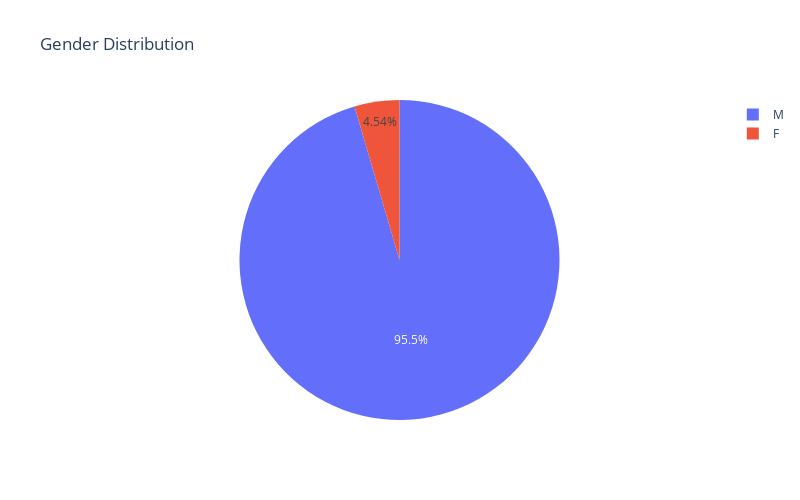

Here is the notebook cell this chart was saved with:
### Code cell
data = ois['gender'].value_counts().reset_index()
data.columns = ['gender', 'count']
fig = px.pie(
    data, 
    values='count', 
    names='gender',  
    title='Gender Distribution', 
    width=800, 
    height=500
)
fig.show()

### Figure 1 — Plotly figure (JSON) as saved in the notebook; plotly's stock layout.template omitted (floating-point values rounded to 4 significant figures)
{"data": [{"domain": {"x": [0, 1], "y": [0, 1]}, "hovertemplate": "gender=%{label}<br>count=%{value}<extra></extra>", "labels": ["M", "F"], "legendgroup": "", "name": "", "showlegend": true, "type": "pie", "values": [4673, 222]}], "layout": {"height": 500, "legend": {"tracegroupgap": 0}, "title": {"text": "Gender Distribution"}, "width": 800}}
